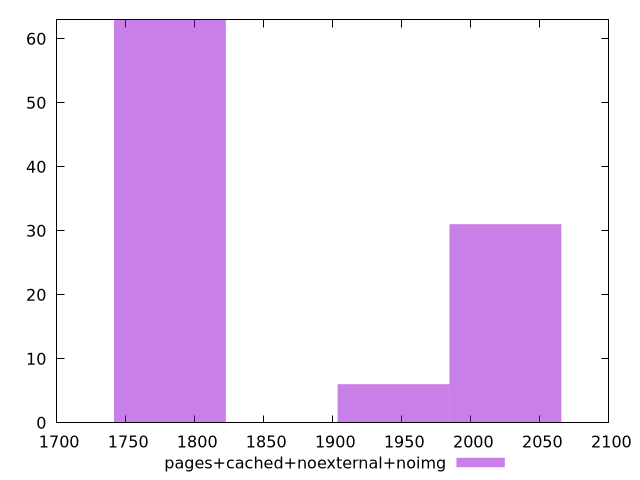

Source code (gnuplot):
$_pagesCachedNoexternalNoimg <<EOF
1782.0428053078517 63
2025.0486423952862 31
1944.0466966994745 6
EOF
set key outside below
set terminal pngcairo
set output "report_00005_2020-11-02T22-26-11.212Z/metrics/pages+cached+noexternal+noimg//raw_hist.png"
set yrange [0:63]
set boxwidth 81.00194569581144
set style fill transparent solid 0.5 noborder
plot $_pagesCachedNoexternalNoimg title "pages+cached+noexternal+noimg" with boxes ,
